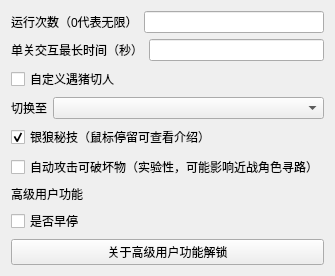
<?xml version="1.0" encoding="UTF-8"?>
<ui version="4.0">
 <class>RuntimeSettings</class>
 <widget class="QWidget" name="RuntimeSettings">
  <layout class="QVBoxLayout" name="RuntimeSettings_layout">
   <item>
    <layout class="QHBoxLayout" name="horizontalLayout_25">
     <item>
      <widget class="QLabel" name="label_24">
       <property name="text">
        <string>运行次数（0代表无限）</string>
       </property>
      </widget>
     </item>
     <item>
      <widget class="QLineEdit" name="Iron_blood_max_run_input" />
     </item>
    </layout>
   </item>
   <item>
    <layout class="QHBoxLayout" name="horizontalLayout_interact_time">
     <item>
      <widget class="QLabel" name="label_interact_time">
       <property name="text">
        <string>单关交互最长时间（秒）</string>
       </property>
      </widget>
     </item>
     <item>
      <widget class="QLineEdit" name="Iron_blood_interact_time_input" />
     </item>
    </layout>
   </item>
   <item>
    <widget class="QCheckBox" name="pig_switch_2_role">
     <property name="text">
      <string>自定义遇猪切人</string>
     </property>
    </widget>
   </item>
   <item>
    <layout class="QFormLayout" name="formLayout_silver_wolf_switch">
     <item row="0" column="0">
      <widget class="QLabel" name="label_silver_wolf_switch">
       <property name="text">
        <string>切换至</string>
       </property>
      </widget>
     </item>
     <item row="0" column="1">
      <widget class="QComboBox" name="silver_wolf_switch_combo">
       <property name="toolTip">
        <string>若银狼位于非一号位，战斗扑满信标区域无秘技点时也会切换至所选位置抓扑满</string>
       </property>
      </widget>
     </item>
    </layout>
   </item>
   <item>
    <widget class="QCheckBox" name="silver_wolf_enable">
     <property name="text">
      <string>银狼秘技（鼠标停留可查看介绍）</string>
     </property>
     <property name="toolTip">
      <string>位于一号位时，切换至银狼并启用秘技,若开启遇猪切人会切换至所选位置(一号位银狼不建议开启自定义遇猪切人)
位于非一号位且位于首领、精英、事件、奖励、事件虫群与携带祝福扑满的战斗区域时，切换至银狼并启用秘技</string>
     </property>
     <property name="checked">
      <bool>true</bool>
     </property>
    </widget>
   </item>
   <item>
    <widget class="QCheckBox" name="auto_attack_breakable">
     <property name="text">
      <string>自动攻击可破坏物（实验性，可能影响近战角色寻路）</string>
     </property>
    </widget>
   </item>
   <item>
    <widget class="QLabel" name="advanced_label">
     <property name="text">
      <string>高级用户功能</string>
     </property>
    </widget>
   </item>
   <item>
    <widget class="QCheckBox" name="early_stop_checkbox">
     <property name="text">
      <string>是否早停</string>
     </property>
    </widget>
   </item>
   <item>
    <widget class="QPushButton" name="Aboutupdatelock">
     <property name="text">
      <string>关于高级用户功能解锁</string>
     </property>
    </widget>
   </item>
  </layout>
 </widget>
 <resources />
 <connections />
</ui>
